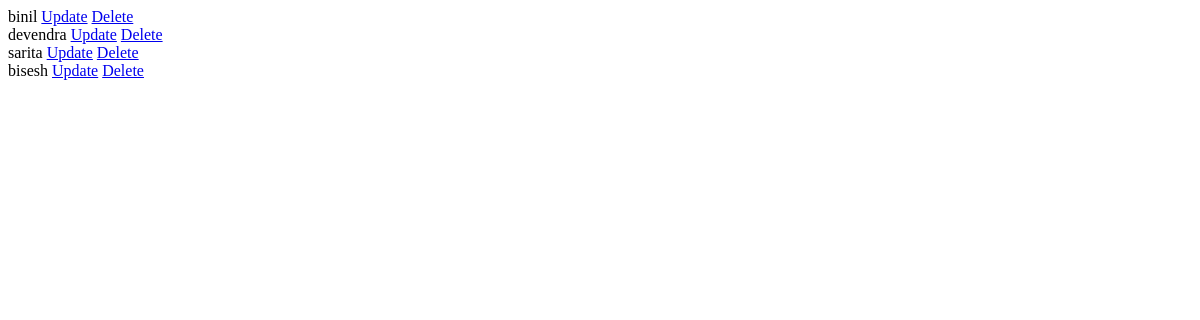
The app's page /todo_list/ (signed in), older data.
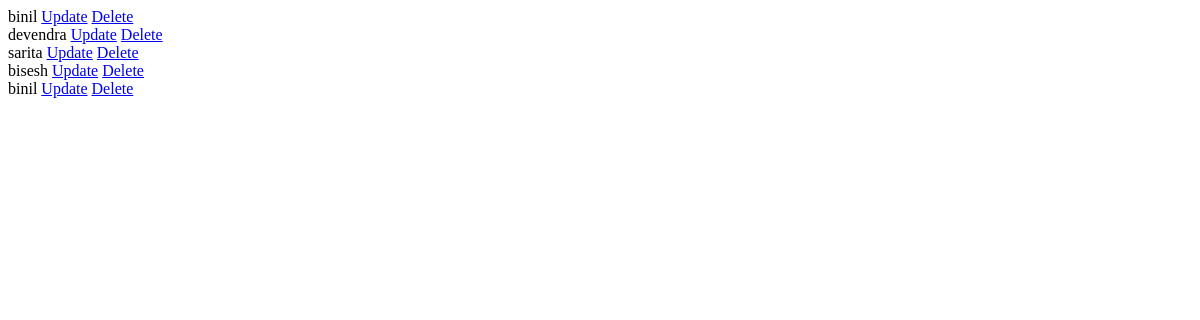
The same page, newer data.
### todoapp/models.py (models this page shows)
class TodoItem(models.Model):
    title = models.CharField(max_length=100)
    is_done = models.BooleanField(default=False)
    def __str__(self):
        return self.title

### todoapp/views.py (the view)
# urls.py: path('todo_list/',views.retreive,name='todo_list'),
@login_required(login_url='login')
def retreive(request):
    todos = TodoItem.objects.all()
    return render(request, 'todo_list.html', {'todos': todos})

### templates/todo_list.html (shortened to what this page needs)
<!DOCTYPE html>
<html lang="en">
<head>
</head>
<body>
    {% for todo in todos %}
    {{todo}}
    <a href="{% url 'update' todo.id %}">Update</a>
    <a href="{% url 'delete' todo.id  %}">Delete</a>
    <br>
    {% endfor %}
</body>
</html>

Row changes from the older to the newer data that the page shows:
added TodoItem: title "binil"
